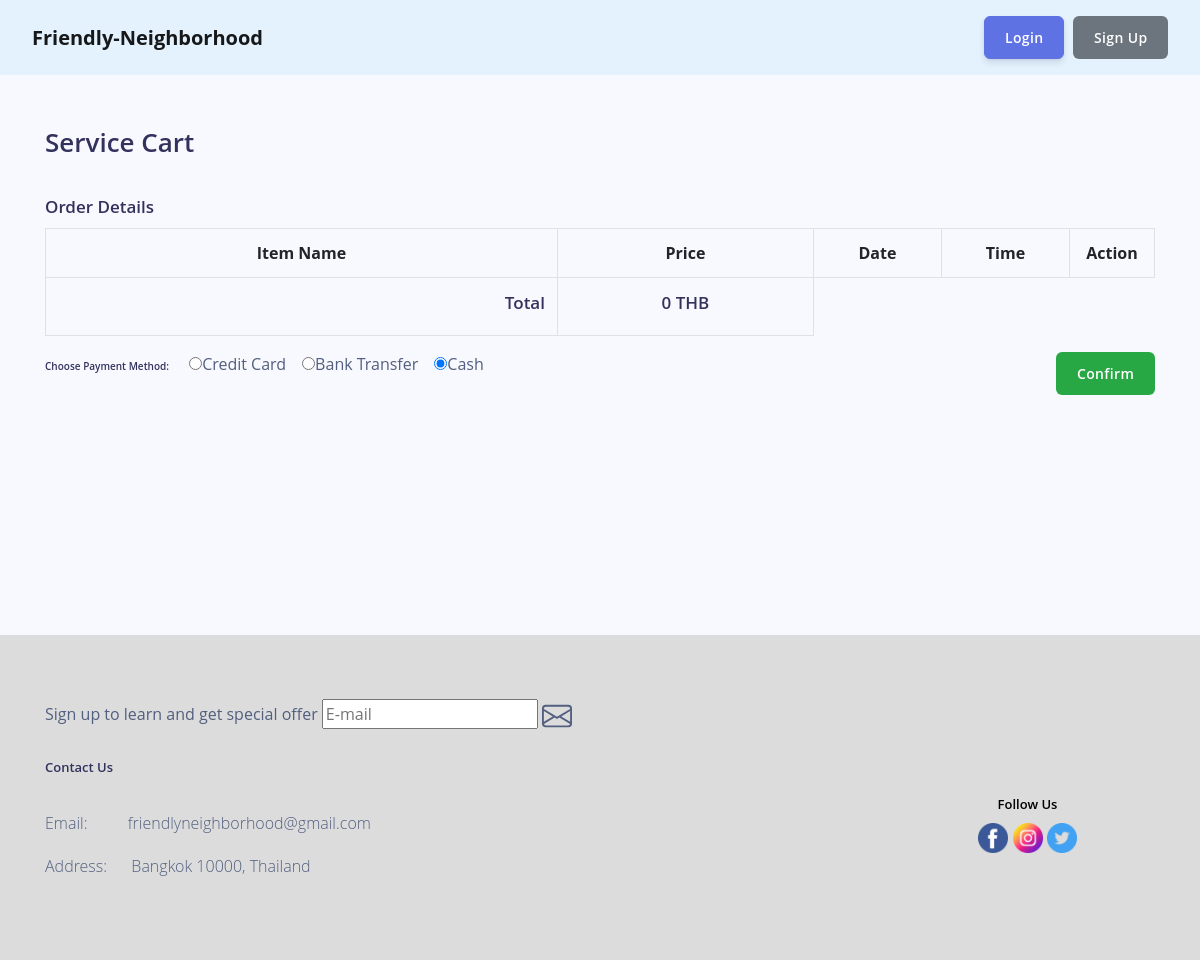
Page /shoppingcart.php on the committed database.
### tables this page shows
CREATE TABLE `payment` (
  `PaymentID` int(11) NOT NULL,
  `PaymentMethod` varchar(20) NOT NULL
);

### shoppingcart.php (the view, shortened to what this page needs)
<!DOCTYPE html>
<html lang="en">
<head>
    <head>
        <link href="vendor/bootstrap/css/bootstrap.min.css" rel="stylesheet">
        <link href="vendor/fontawesome-free/css/all.min.css" rel="stylesheet">
        <link href="vendor/simple-line-icons/css/simple-line-icons.css" rel="stylesheet" type="text/css">
        <link href="css/landing-page.min.css" rel="stylesheet">
		<link href="profile.css" rel="stylesheet">
    </head>
</head>
	<body>
		<nav class="navbar navbar-expand-lg navbar-light py-3" style="background-color: #e3f2fd; font-size:x-large;">
            <a class="navbar-brand px-3" style="font-weight:bolder;" href="home.php">Friendly-Neighborhood</a>
            <div class="collapse navbar-collapse" id="navbarTogglerDemo02">
                <form class="form-inline my-2 my-lg-0 mx-3">
                    <div class="float-right">
                        <?php
                        if ($_SESSION["login"] == "start") {
                            echo '<a class="btn btn-primary mr-2" href="login.php">Login</a>';
                            echo '<a class="btn btn-secondary" href="signup.php">Sign Up</a>';
                        }
                        ?>
                    </div>
                </form>
            </div>
        </nav>
		<br />
		<div class="container pb-5">
			<br><h1 style=>Service Cart</h1>
				<br />
				<h3>Order Details</h3>
				<div class="table-responsive">
					<table class="table table-bordered">
						<tr>
							<th width="40%" style="text-align:center;">Item Name</th>
							<th width="20%" style="text-align:center;">Price</th>
							<th width="10%" style="text-align:center;">Date</th>
							<th width="10%" style="text-align:center;">Time</th>
							<th width="5%" style="text-align:center;">Action</th>
						</tr>
						<?php
							$total = 0;
						?>
						<tr>
							<td><h3 style="text-align:right;">Total</h3></td>
							<td><h3 style="text-align:center;"><?php echo $total; ?> THB</h3></td>
						</tr>
					</table>
				</div>
				<form class="login100-form validate-form" action="confirmcart.php" method="post">
					<div class="row">
						<div class="col-8">
							<label for="payment"><h6>Choose Payment Method:</h6></label>&emsp;
							<?php
								$mysqli = new mysqli('localhost', 'root', '', 'homeservice');
								$q = "SELECT * FROM Payment";
								$row = mysqli_fetch_all($mysqli->query($q));
								foreach ($row as $i) {
									echo '<input type="radio" name="payment" value="'.$i[0].'" checked>'.$i[1].'&emsp;';
								}
							?>
						</div>
						<div class="col-4" style="text-align:right;">
							<button type="submit" class="btn btn-success">Confirm</button>
						</div>
					</div>
				</form>
			</div>
		<br /><br /><br /><br /><br /><br /><br><br>
		<div name="site-footer">
			<footer class="footer" style="background-color:gainsboro;">
				<div class="container">
					<div class="row">
						<div class="col-9">
							<form>
								<label for="email">Sign up to learn and get special offer </label>
								<input type="text" id="email" name="email" placeholder="E-mail" />
								<br><br>
								<h5>Contact Us</h5><br>
								<p>Email: &emsp;&emsp; friendlyneighborhood@gmail.com</p>
								<p>Address: &emsp; Bangkok 10000, Thailand</p>
							</form>
						</div>
						<div class="col-3" style="text-align: center;">
							<br><br><br><br>
							<h5 style="color: black;"> Follow Us </h5>
							<img style="height: 30px; width: 30px;" src="./img/facebook.png">
							<img style="height: 30px; width: 30px;" src="./img/instagram.png">
							<img style="height: 30px; width: 30px;" src="./img/twitter.png">
						</div>
					</div>
				</div>
			</footer>
		</div>
	</body>
</html>

### profile.css (style rules this page uses)
:root { --blue: #5e72e4; --indigo: #5603ad; --purple: #8965e0; --pink: #f3a4b5; --red: #f5365c; --orange: #fb6340; --yellow: #ffd600; --green: #2dce89; --teal: #11cdef; --cyan: #2bffc6; --white: #fff; --gray: #8898aa; --gray-dark: #32325d; --light: #ced4da; --lighter: #e9ecef; --primary: #5e72e4; --secondary: #f7fafc; --success: #2dce89; --info: #11cdef; --warning: #fb6340; --danger: #f5365c; --light: #adb5bd; --dark: #212529; --default: #172b4d; --white: #fff; --neutral: #fff; --darker: black; --breakpoint-xs: 0; --breakpoint-sm: 576px; --breakpoint-md: 768px; --breakpoint-lg: 992px; --breakpoint-xl: 1200px; --font-family-sans-serif: Open Sans, sans-serif; --font-family-monospace: SFMono-Regular, Menlo, Monaco, Consolas, 'Liberation Mono', 'Courier New', monospace; }
*, *::before, *::after { box-sizing: border-box; }
html { font-family: sans-serif; line-height: 1.15; -webkit-text-size-adjust: 100%; -ms-text-size-adjust: 100%; -ms-overflow-style: scrollbar; -webkit-tap-highlight-color: rgba(0, 0, 0, 0); }
figcaption, footer, header, main, nav, section { display: block; }
body { font-family: Open Sans, sans-serif; font-size: 1rem; font-weight: 400; line-height: 1.5; margin: 0; text-align: left; color: #525f7f; background-color: #f8f9fe; }
h1, h3, h4, h5, h6 { margin-top: 0; margin-bottom: .5rem; }
p { margin-top: 0; margin-bottom: 1rem; }
a { text-decoration: none; color: #5e72e4; background-color: transparent; -webkit-text-decoration-skip: objects; }
img { vertical-align: middle; border-style: none; }
label { display: inline-block; margin-bottom: .5rem; }
button { border-radius: 0; }
input, button, textarea { font-family: inherit; font-size: inherit; line-height: inherit; margin: 0; }
button, input { overflow: visible; }
button { text-transform: none; }
button, html [type='button'], [type='reset'], [type='submit'] { -webkit-appearance: button; }
input[type='radio'], input[type='checkbox'] { box-sizing: border-box; padding: 0; }
h1, h3, h4, h5, h6, .h1, .h3, .h4, .h5, .h6 { font-family: inherit; font-weight: 600; line-height: 1.5; margin-bottom: .5rem; color: #32325d; }
h1, .h1 { font-size: 1.625rem; }
h3, .h3 { font-size: 1.0625rem; }
h5, .h5 { font-size: .8125rem; }
h6, .h6 { font-size: .625rem; }
.container { width: 100%; margin-right: auto; margin-left: auto; padding-right: 15px; padding-left: 15px; }
@media (min-width: 576px) { .container { max-width: 540px; } }
@media (min-width: 768px) { .container { max-width: 720px; } }
@media (min-width: 992px) { .container { max-width: 960px; } }
@media (min-width: 1200px) { .container { max-width: 1140px; } }
.row { display: flex; margin-right: -15px; margin-left: -15px; flex-wrap: wrap; }
.col-4, .col-8, .col, .col-md-10, .col-md-12, .col-lg-3, .col-lg-4, .col-lg-6, .col-lg-7, .col-xl-4, .col-xl-6, .col-xl-8 { position: relative; width: 100%; min-height: 1px; padding-right: 15px; padding-left: 15px; }
.col-4 { max-width: 33.33333%; flex: 0 0 33.33333%; }
.col-8 { max-width: 66.66667%; flex: 0 0 66.66667%; }
.form-inline { display: flex; flex-flow: row wrap; align-items: center; }
.btn { font-size: 1rem; font-weight: 600; line-height: 1.5; display: inline-block; padding: .625rem 1.25rem; -webkit-user-select: none; -moz-user-select: none; -ms-user-select: none; user-select: none; transition: color .15s ease-in-out, background-color .15s ease-in-out, border-color .15s ease-in-out, box-shadow .15s ease-in-out; text-align: center; vertical-align: middle; white-space: nowrap; border: 1px solid transparent; border-radius: .375rem; }
.btn:not(:disabled):not(.disabled) { cursor: pointer; }
.btn-primary { color: #fff; border-color: #5e72e4; background-color: #5e72e4; box-shadow: 0 4px 6px rgba(50, 50, 93, .11), 0 1px 3px rgba(0, 0, 0, .08); }
.navbar { position: relative; display: flex; padding: 1rem 1rem; flex-wrap: wrap; align-items: center; justify-content: space-between; }
.float-right { float: right !important; }
.mr-2 { margin-right: .5rem !important; }
.btn { font-size: .875rem; position: relative; transition: all .15s ease; letter-spacing: .025em; text-transform: none; will-change: transform; }
.btn:not(:last-child) { margin-right: .5rem; }
.footer { padding: 2.5rem 0; background: #f7fafc; }
p { font-size: 1rem; font-weight: 300; line-height: 1.7; }

### rows in the picture
payment: PaymentMethod "Credit Card"
payment: PaymentMethod "Bank Transfer"
payment: PaymentMethod "Cash"

### other values in the picture
$total "0"
